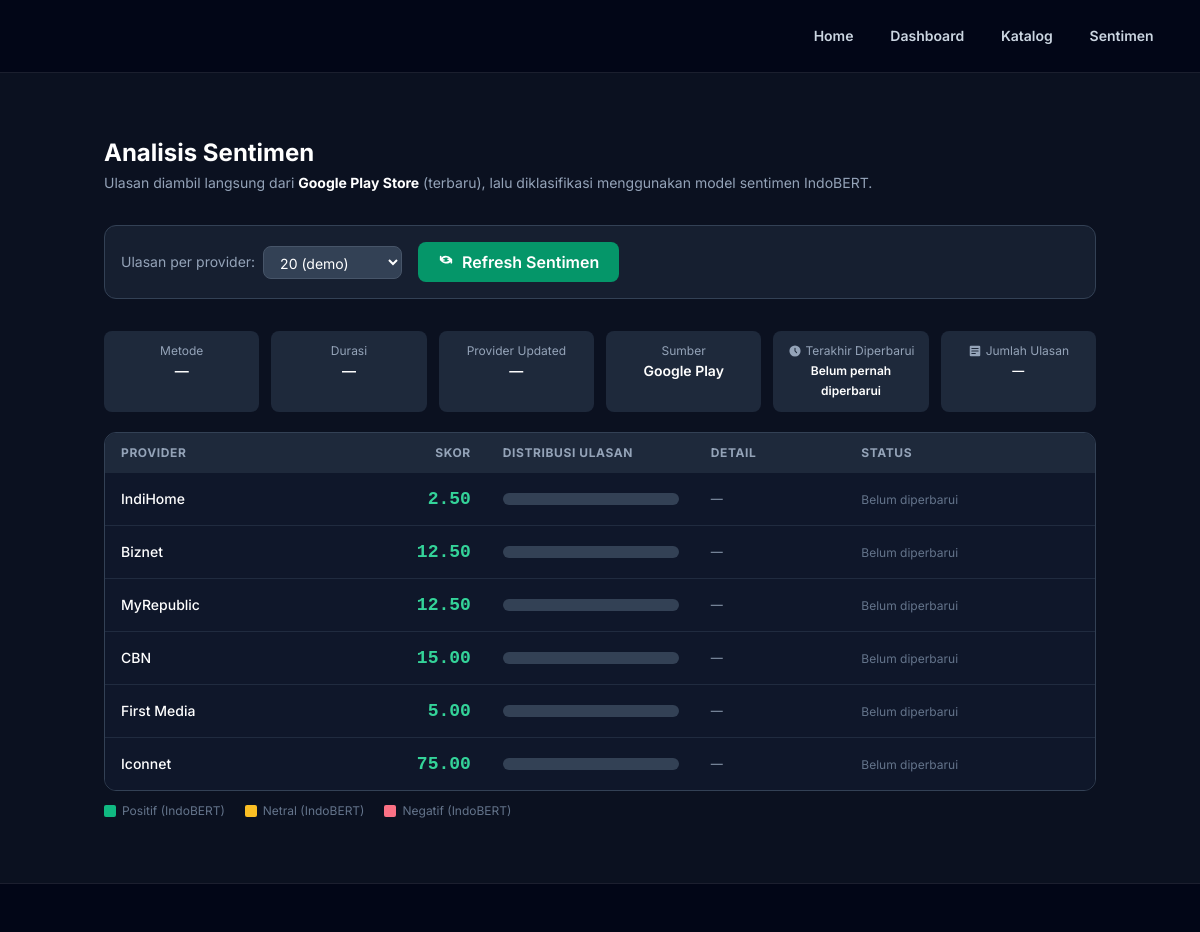
The page /sentimen on the database its author committed.
### tables this page shows
CREATE TABLE providers (
                id INTEGER PRIMARY KEY AUTOINCREMENT,
                name TEXT UNIQUE NOT NULL,
                price_idr REAL NOT NULL,
                speed_mbps REAL NOT NULL,
                stability REAL NOT NULL,
                service REAL NOT NULL,
                coverage REAL NOT NULL
            , sentiment REAL NOT NULL DEFAULT 0);

### app.py (the view)
@app.route("/sentimen")
def sentimen():
    providers = fetch_providers()
    return render_template(
        "sentimen_playstore.html",
        title="Analisis Sentimen",
        providers=providers,
        last_sentiment_updated=LAST_SENTIMENT_UPDATED,
    )

### app.py (called while the page is built)
def get_db() -> sqlite3.Connection:
    if "db" not in g:
        g.db = sqlite3.connect(DATABASE)
        g.db.row_factory = sqlite3.Row
    return g.db

def row_to_provider(row: sqlite3.Row) -> Provider:
    return Provider(
        id=row["id"],
        name=row["name"],
        **{field: row[field] for field in PROVIDER_FIELDS},
    )

def fetch_providers() -> list[Provider]:
    rows = get_db().execute("SELECT * FROM providers ORDER BY id").fetchall()
    return [row_to_provider(row) for row in rows]

### templates/sentimen_playstore.html (shortened to what this page needs)
{% extends "layout.html" %}
{% block content %}
<div class="container mx-auto px-4 py-8 max-w-5xl">
  <div class="mb-8">
    <h1 class="text-2xl font-bold text-white mb-1">Analisis Sentimen</h1>
    <p class="text-slate-400 text-sm">
      Ulasan diambil langsung dari <strong class="text-white">Google Play Store</strong>
      (terbaru), lalu diklasifikasi menggunakan model sentimen IndoBERT.
    </p>
  </div>
  <div class="flex flex-wrap items-center gap-4 mb-8 p-4 rounded-xl bg-slate-800/60 border border-slate-700">
    <div class="flex items-center gap-2">
      <label class="text-sm text-slate-400 whitespace-nowrap">Ulasan per provider:</label>
      <select id="sel-count"
        class="bg-slate-700 border border-slate-600 text-white text-sm rounded-lg px-3 py-1.5 focus:ring-emerald-500 focus:border-emerald-500">
        <option value="20" selected>20 (demo)</option>
      </select>
    </div>
    <button id="btn-refresh" onclick="refreshSentimen()" class="flex items-center gap-2 bg-emerald-600 hover:bg-emerald-500
             active:scale-95 text-white font-semibold px-5 py-2 rounded-lg transition-all">
      <svg id="icon-spin" xmlns="http://www.w3.org/2000/svg" class="h-4 w-4" fill="none" viewBox="0 0 24 24"
        stroke="currentColor" stroke-width="2.5">
        <path stroke-linecap="round" stroke-linejoin="round" d="M4 4v5h.582m15.356 2A8.001 8.001 0 004.582 9m0 0H9m11 4v-5h-.581m0
             0a8.003 8.003 0 01-15.357-2m15.357 2H15" />
      </svg>
      <span id="btn-label">Refresh Sentimen</span>
    </button>
  </div>
  <div id="meta-panel" class="mb-5 grid grid-cols-2 gap-3 sm:grid-cols-3 lg:grid-cols-6">
    <div class="bg-slate-800 rounded-lg p-3 text-center">
      <div class="text-xs text-slate-400 mb-0.5">Metode</div>
      <div id="meta-method" class="text-white font-semibold text-sm">—</div>
    </div>
    <div class="bg-slate-800 rounded-lg p-3 text-center">
      <div class="text-xs text-slate-400 mb-0.5">Durasi</div>
      <div id="meta-duration" class="text-white font-semibold text-sm">—</div>
    </div>
    <div class="bg-slate-800 rounded-lg p-3 text-center">
      <div class="text-xs text-slate-400 mb-0.5">Provider Updated</div>
      <div id="meta-updated" class="text-white font-semibold text-sm">—</div>
    </div>
    <div class="bg-slate-800 rounded-lg p-3 text-center">
      <div class="text-xs text-slate-400 mb-0.5">Sumber</div>
      <div class="text-white font-semibold text-sm">Google Play</div>
    </div>
    <div class="bg-slate-800 rounded-lg p-3 text-center">
      <div class="flex items-center justify-center gap-1 text-xs text-slate-400 mb-0.5">
        <svg class="h-3.5 w-3.5" viewBox="0 0 20 20" fill="currentColor" aria-hidden="true">
          <path fill-rule="evenodd" d="M10 18a8 8 0 1 0 0-16 8 8 0 0 0 0 16Zm.75-12a.75.75 0 0 0-1.5 0v4c0 .199.079.39.22.53l2.25 2.25a.75.75 0 1 0 1.06-1.06l-2.03-2.03V6Z" clip-rule="evenodd" />
        </svg>
        Terakhir Diperbarui
      </div>
      <div id="meta-last-updated" class="text-white font-semibold text-xs leading-relaxed">
        {{ last_sentiment_updated or "Belum pernah diperbarui" }}
      </div>
    </div>
    <div class="bg-slate-800 rounded-lg p-3 text-center">
      <div class="flex items-center justify-center gap-1 text-xs text-slate-400 mb-0.5">
        Jumlah Ulasan
      </div>
      <div id="meta-review-count" class="text-white font-semibold text-xs leading-relaxed">—</div>
    </div>
  </div>
  <div class="overflow-hidden rounded-xl border border-slate-700">
    <table class="w-full text-sm">
      <thead class="bg-slate-800 text-slate-400 uppercase text-xs tracking-wider">
        <tr>
          <th class="px-4 py-3 text-left">Provider</th>
          <th class="px-4 py-3 text-right">Skor</th>
          <th class="px-4 py-3 text-left w-52">Distribusi Ulasan</th>
          <th class="px-4 py-3 text-left">Detail</th>
          <th class="px-4 py-3 text-left">Status</th>
        </tr>
      </thead>
      <tbody id="tabel-body" class="divide-y divide-slate-700/50">
        {% for provider in providers %}
        <tr data-provider="{{ provider.name }}"
          class="bg-slate-900 hover:bg-slate-800/40 transition-colors duration-300">
          <td class="px-4 py-3 font-medium text-white">{{ provider.name }}</td>
          <td class="px-4 py-3 text-right">
            <span class="score-cell font-mono font-bold text-lg text-emerald-400">
              {{ "%.2f"|format(provider.sentiment) }}
            </span>
          </td>
          <td class="px-4 py-3">
            <div class="dist-bar flex h-3 rounded-full overflow-hidden bg-slate-700 gap-px"></div>
          </td>
          <td class="px-4 py-3 text-slate-400 text-xs">
            <span class="dist-detail">—</span>
          </td>
          <td class="px-4 py-3">
            <span class="row-status text-xs text-slate-500">Belum diperbarui</span>
          </td>
        </tr>
        {% endfor %}
      </tbody>
    </table>
  </div>
  <div class="mt-3 flex items-center gap-5 text-xs text-slate-500">
    <span class="flex items-center gap-1.5">
      <span class="w-3 h-3 rounded-sm bg-emerald-500 inline-block"></span>Positif (IndoBERT)
    </span>
    <span class="flex items-center gap-1.5">
      <span class="w-3 h-3 rounded-sm bg-amber inline-block"></span>Netral (IndoBERT)
    </span>
    <span class="flex items-center gap-1.5">
      <span class="w-3 h-3 rounded-sm bg-rose inline-block"></span>Negatif (IndoBERT)
    </span>
  </div>
</div>
{% endblock %}

### templates/layout.html (style rules this page uses)
body { min-height: 100vh; background-color: #0b1120; }

### rows shown on the page
providers: name "IndiHome", sentiment "2.50"
providers: name "Biznet", sentiment "12.50"
providers: name "MyRepublic", sentiment "12.50"
providers: name "CBN", sentiment "15.00"
providers: name "First Media", sentiment "5.00"
providers: name "Iconnet", sentiment "75.00"

### other values the page prints
{{ last_sentiment_updated or "Belum pernah diperbarui" }} "Belum pernah diperbarui"
